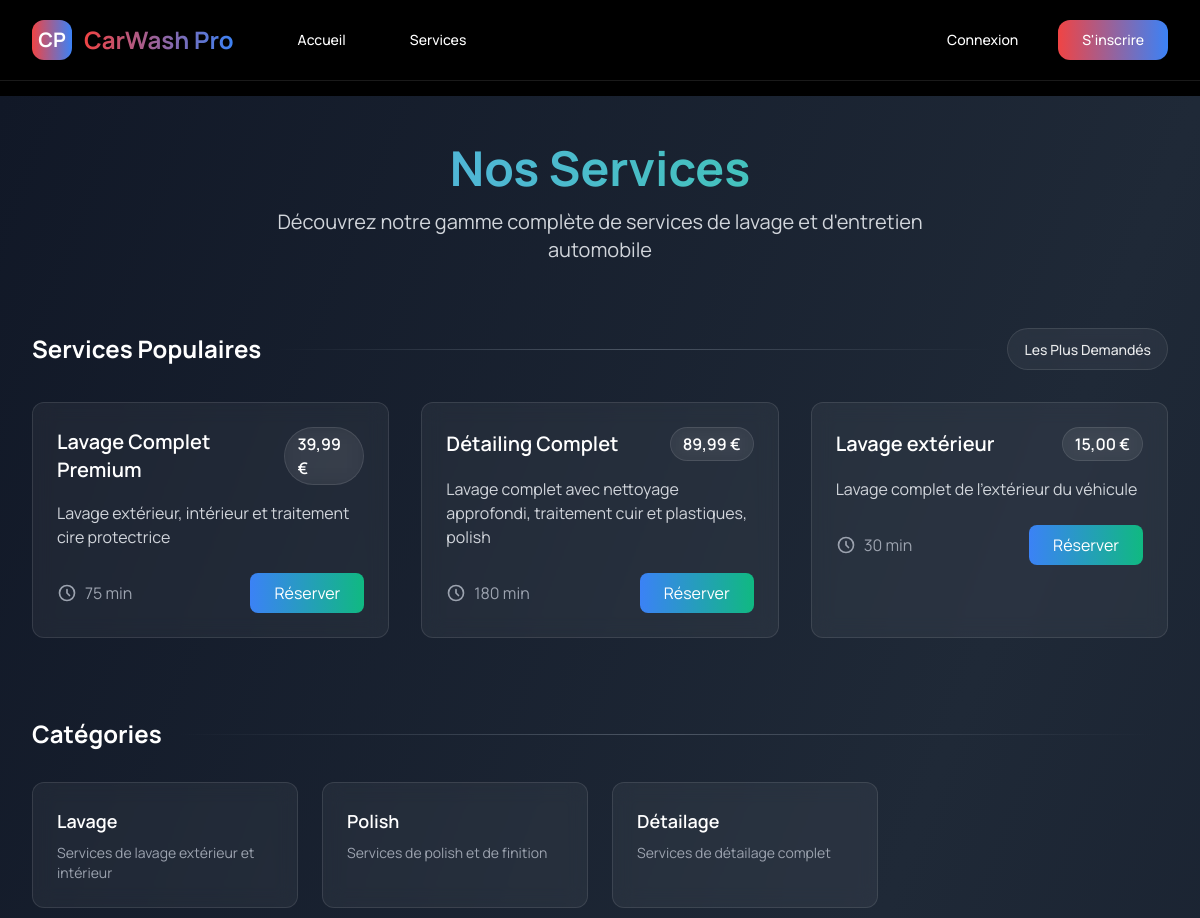
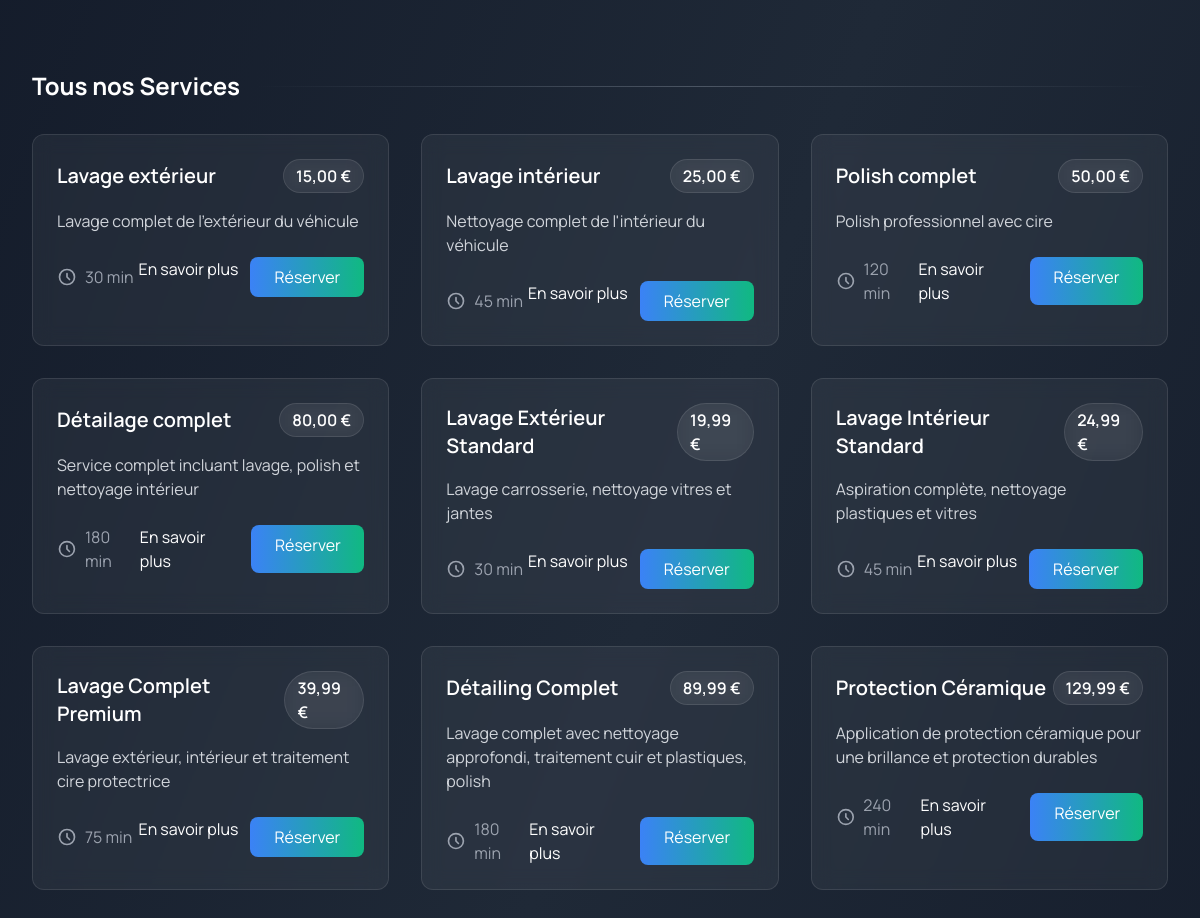
Page /services/ on the committed database (2 pictures, top to bottom).
### services/models.py (models this page shows, shortened)
class Service(models.Model):
    name = models.CharField(max_length=100)
    description = models.TextField()
    price = models.DecimalField(max_digits=10, decimal_places=2)
    duration = models.IntegerField(help_text="Duration in minutes")
    is_active = models.BooleanField(default=True)
    created_at = models.DateTimeField(auto_now_add=True)

class ServiceCategory(models.Model):
    name = models.CharField(max_length=100)
    description = models.TextField(blank=True)
    services = models.ManyToManyField(Service, related_name='categories')

### services/views.py (the view)
# urls.py: path('', views.service_list, name='services'),
def service_list(request):
    all_services = Service.objects.filter(is_active=True)
    popular_services = Service.objects.filter(is_active=True).annotate(
        appointment_count=Count('appointment')
    ).order_by('-appointment_count')[:3]
    categories = ServiceCategory.objects.all()
    context = {
        'all_services': all_services,
        'popular_services': popular_services,
        'categories': categories,
    }
    return render(request, 'services/service_list.html', context)

### appointments/context_processors.py (called while the page is built)
def notifications_processor(request):
    context = {'unread_notifications_count': 0}
    if request.user.is_authenticated:
        context['unread_notifications_count'] = Notification.objects.filter(
            recipient=request.user,
            is_read=False
        ).count()
    return context

### templates/services/service_list.html (shortened to what this page needs)
{% extends 'base.html' %}
{% load static %}
{% block content %}
<div class="min-h-screen bg-gradient-to-br from-gray-900 via-gray-800 to-gray-900 text-white py-12">
    <div class="max-w-7xl mx-auto px-4 sm:px-6 lg:px-8">
        <div class="text-center mb-16">
            <h1 class="text-4xl md:text-5xl font-bold bg-clip-text text-transparent bg-gradient-to-r from-blue-400 to-emerald-400 mb-4">
            </h1>
            <p class="text-xl text-gray-300 max-w-2xl mx-auto">
                Découvrez notre gamme complète de services de lavage et d'entretien automobile
            </p>
        </div>
        <section class="mb-20">
            <div class="flex items-center justify-between mb-8">
                <h2 class="text-2xl font-bold text-white">Services Populaires</h2>
                <div class="h-px flex-1 bg-gradient-to-r from-transparent via-gray-600 to-transparent mx-4"></div>
                <div class="glass-effect px-4 py-2 rounded-full border border-white/10">
                    <span class="text-white/90 text-sm font-medium">Les Plus Demandés</span>
                </div>
            </div>
            <div class="grid grid-cols-1 md:grid-cols-2 lg:grid-cols-3 gap-8">
                {% for service in popular_services %}
                <div class="glass-effect rounded-xl p-6 border border-white/10 hover:transform hover:scale-105 transition-all duration-300">
                    <div class="flex items-center justify-between mb-4">
                        <h3 class="text-xl font-semibold text-white">{{ service.name }}</h3>
                        <div class="glass-effect px-3 py-1 rounded-full border border-white/10">
                            <span class="text-white font-semibold">{{ service.price }} €</span>
                        </div>
                    </div>
                    <p class="text-gray-300 mb-6">{{ service.description }}</p>
                    <div class="flex items-center justify-between">
                        <div class="flex items-center text-gray-400">
                            <svg class="w-5 h-5 mr-2" fill="none" stroke="currentColor" viewBox="0 0 24 24">
                                <path stroke-linecap="round" stroke-linejoin="round" stroke-width="2" d="M12 8v4l3 3m6-3a9 9 0 11-18 0 9 9 0 0118 0z" />
                            </svg>
                            <span>{{ service.duration }} min</span>
                        </div>
                        <a href="{% url 'appointments' %}" class="btn-animate bg-gradient-to-r from-blue-500 to-emerald-500 text-white px-6 py-2 rounded-lg hover:shadow-lg transition-all duration-300">
                            Réserver
                        </a>
                    </div>
                </div>
                {% endfor %}
            </div>
        </section>
        <section class="mb-20">
            <div class="flex items-center justify-between mb-8">
                <h2 class="text-2xl font-bold text-white">Catégories</h2>
                <div class="h-px flex-1 bg-gradient-to-r from-transparent via-gray-600 to-transparent mx-4"></div>
            </div>
            <div class="grid grid-cols-2 md:grid-cols-3 lg:grid-cols-4 gap-6">
                {% for category in categories %}
                <div class="glass-effect rounded-xl p-6 border border-white/10 hover:bg-white/5 transition-all cursor-pointer">
                    <h3 class="text-lg font-semibold text-white mb-2">{{ category.name }}</h3>
                    <p class="text-sm text-gray-400">{{ category.description|truncatechars:100 }}</p>
                </div>
                {% endfor %}
            </div>
        </section>
        <section>
            <div class="flex items-center justify-between mb-8">
                <h2 class="text-2xl font-bold text-white">Tous nos Services</h2>
                <div class="h-px flex-1 bg-gradient-to-r from-transparent via-gray-600 to-transparent mx-4"></div>
            </div>
            <div class="grid grid-cols-1 md:grid-cols-2 lg:grid-cols-3 gap-8">
                {% for service in all_services %}
                <div class="glass-effect rounded-xl p-6 border border-white/10 hover:transform hover:scale-105 transition-all duration-300">
                    <div class="flex items-center justify-between mb-4">
                        <h3 class="text-xl font-semibold text-white">{{ service.name }}</h3>
                        <div class="glass-effect px-3 py-1 rounded-full border border-white/10">
                            <span class="text-white font-semibold">{{ service.price }} €</span>
                        </div>
                    </div>
                    <p class="text-gray-300 mb-6">{{ service.description }}</p>
                    <div class="flex items-center justify-between">
                        <div class="flex items-center text-gray-400">
                            <svg class="w-5 h-5 mr-2" fill="none" stroke="currentColor" viewBox="0 0 24 24">
                                <path stroke-linecap="round" stroke-linejoin="round" stroke-width="2" d="M12 8v4l3 3m6-3a9 9 0 11-18 0 9 9 0 0118 0z" />
                            </svg>
                            <span>{{ service.duration }} min</span>
                        </div>
                        <div class="flex space-x-3">
                            <a href="{% url 'service_detail' service.id %}" class="text-white hover:text-blue-400 transition-colors">
                                En savoir plus
                            </a>
                            <a href="{% url 'appointments' %}" class="btn-animate bg-gradient-to-r from-blue-500 to-emerald-500 text-white px-6 py-2 rounded-lg hover:shadow-lg transition-all duration-300">
                                Réserver
                            </a>
                        </div>
                    </div>
                </div>
                {% endfor %}
            </div>
        </section>
    </div>
</div>
{% endblock %}

### templates/base.html (shortened to what this page needs)
<!DOCTYPE html>
{% load static %}
<html lang="fr" class="h-full bg-black scroll-smooth">
<head>
    <script src="https://cdn.tailwindcss.com"></script>
    <link href="https://cdnjs.cloudflare.com/ajax/libs/font-awesome/6.0.0/css/all.min.css" rel="stylesheet">
    <link href="{% static 'css/custom.css' %}" rel="stylesheet">
</head>
<body class="h-full bg-black font-sans">
    <div class="min-h-full">
        <nav class="fixed w-full z-50 bg-black/80 backdrop-blur-lg border-b border-white/10">
            <div class="mx-auto max-w-7xl px-4 sm:px-6 lg:px-8">
                <div class="flex h-20 items-center justify-between">
                    <div class="flex items-center">
                        <a href="{% url 'home' %}" class="flex items-center space-x-3 group">
                            <div class="h-10 w-10 rounded-xl bg-gradient-to-r from-accent to-secondary flex items-center justify-center transform group-hover:scale-110 transition-all duration-300">
                                <span class="text-xl font-bold text-white">CP</span>
                            </div>
                            <span class="text-2xl font-bold bg-gradient-to-r from-accent to-secondary bg-clip-text text-transparent group-hover:scale-105 transition-all duration-300">CarWash Pro</span>
                        </a>
                        <div class="hidden md:block ml-12">
                            <div class="flex items-baseline space-x-8">
                                <a href="{% url 'home' %}" class="px-4 py-2 text-sm font-medium text-white hover:text-accent transition-colors duration-300">Accueil</a>
                                <a href="{% url 'services' %}" class="px-4 py-2 text-sm font-medium text-white hover:text-accent transition-colors duration-300">Services</a>
                            </div>
                        </div>
                    </div>
                    <div class="hidden md:block">
                        <div class="flex items-center gap-6">
                            {% if user.is_authenticated %}
                            <div class="relative">
                                <button type="button" class="flex items-center space-x-3 glass-effect rounded-xl px-4 py-2.5 text-sm font-medium text-white hover:bg-white/10 transition-all duration-300" id="user-menu-button">
                                    <span class="h-8 w-8 rounded-lg bg-gradient-to-r from-accent to-secondary flex items-center justify-center transform group-hover:scale-110 transition-all duration-300">
                                        {{ user.get_full_name|default:user.username|make_list|first }}
                                    </span>
                                    <span>{{ user.get_full_name|default:user.username }}</span>
                                    <svg class="w-4 h-4 text-white" fill="none" stroke="currentColor" viewBox="0 0 24 24">
                                        <path stroke-linecap="round" stroke-linejoin="round" stroke-width="2" d="M19 9l-7 7-7-7" />
                                    </svg>
                                </button>
                                <div class="hidden absolute right-0 z-10 mt-2 w-48 glass-effect rounded-xl py-2 shadow-xl ring-1 ring-white/10" role="menu" id="user-menu">
                                    <a href="{% url 'profile' %}" class="block px-4 py-2.5 text-sm text-white hover:bg-white/10 transition-colors duration-300" role="menuitem">Mon profil</a>
                                    <form method="post" action="{% url 'logout' %}">
                                        {% csrf_token %}
                                        <button type="submit" class="block w-full text-left px-4 py-2.5 text-sm text-white hover:bg-white/10 transition-colors duration-300">Déconnexion</button>
                                    </form>
                                </div>
                            </div>
                            {% else %}
                            <a href="{% url 'login' %}" class="px-4 py-2 text-sm font-medium text-white hover:text-accent transition-colors duration-300">Connexion</a>
                            <a href="{% url 'register' %}" class="btn-animate bg-gradient-to-r from-accent to-secondary rounded-xl px-6 py-2.5 text-sm font-medium text-white shadow-lg hover:shadow-accent/50 transform hover:-translate-y-0.5 transition-all duration-300">
                                S'inscrire
                            </a>
                            {% endif %}
                        </div>
                    </div>
                </div>
            </div>
        </nav>
        <div class="navbar-spacer"></div>
        <main>
            {% block content %}{% endblock %}
        </main>
    </div>
</body>
</html>

### static/css/custom.css (style rules this page uses)
:root { --primary: #0f172a; --secondary: #3b82f6; --accent: #f04444; --text: #ffffff; }
body { font-family: 'Manrope', sans-serif; }
.glass-effect { background: rgba(255, 255, 255, 0.1); backdrop-filter: blur(10px); -webkit-backdrop-filter: blur(10px); border: 1px solid rgba(255, 255, 255, 0.1); }
.btn-animate { position: relative; overflow: hidden; }
.btn-animate::after { content: ''; position: absolute; top: 50%; left: 50%; width: 120%; height: 120%; background: rgba(255, 255, 255, 0.2); transform: translate(-50%, -50%) scale(0); border-radius: 50%; transition: transform 0.5s ease; }

### templates/base.html (style rules this page uses)
.glass-effect { backdrop-filter: blur(10px); background: rgba(255, 255, 255, 0.05); border: 1px solid rgba(255, 255, 255, 0.1); transition: all 0.3s ease; }
.navbar-spacer { height: 80px; }
main { padding-top: 1rem; }

### templates/services/service_list.html (style rules this page uses)
.glass-effect { background: rgba(255, 255, 255, 0.05); backdrop-filter: blur(10px); }

### rows in the picture
Service: name "Lavage Complet Premium", price "39,99", description "Lavage extérieur, intérieur et traitement cire protectrice", duration "75"
Service: name "Détailing Complet", price "89,99", description "Lavage complet avec nettoyage approfondi, traitement cuir et plastiques, polish", duration "180"
Service: name "Lavage extérieur", price "15,00", description "Lavage complet de l'extérieur du véhicule", duration "30"
ServiceCategory: name "Lavage", description "Services de lavage extérieur et intérieur"
ServiceCategory: name "Polish", description "Services de polish et de finition"
ServiceCategory: name "Détailage", description "Services de détailage complet"
Service: name "Lavage intérieur", price "25,00", description "Nettoyage complet de l'intérieur du véhicule", duration "45"
Service: name "Polish complet", price "50,00", description "Polish professionnel avec cire", duration "120"
Service: name "Détailage complet", price "80,00", description "Service complet incluant lavage, polish et nettoyage intérieur", duration "180"
Service: name "Lavage Extérieur Standard", price "19,99", description "Lavage carrosserie, nettoyage vitres et jantes", duration "30"
Service: name "Lavage Intérieur Standard", price "24,99", description "Aspiration complète, nettoyage plastiques et vitres", duration "45"
Service: name "Protection Céramique", price "129,99", description "Application de protection céramique pour une brillance et protection durables", duration "240"
